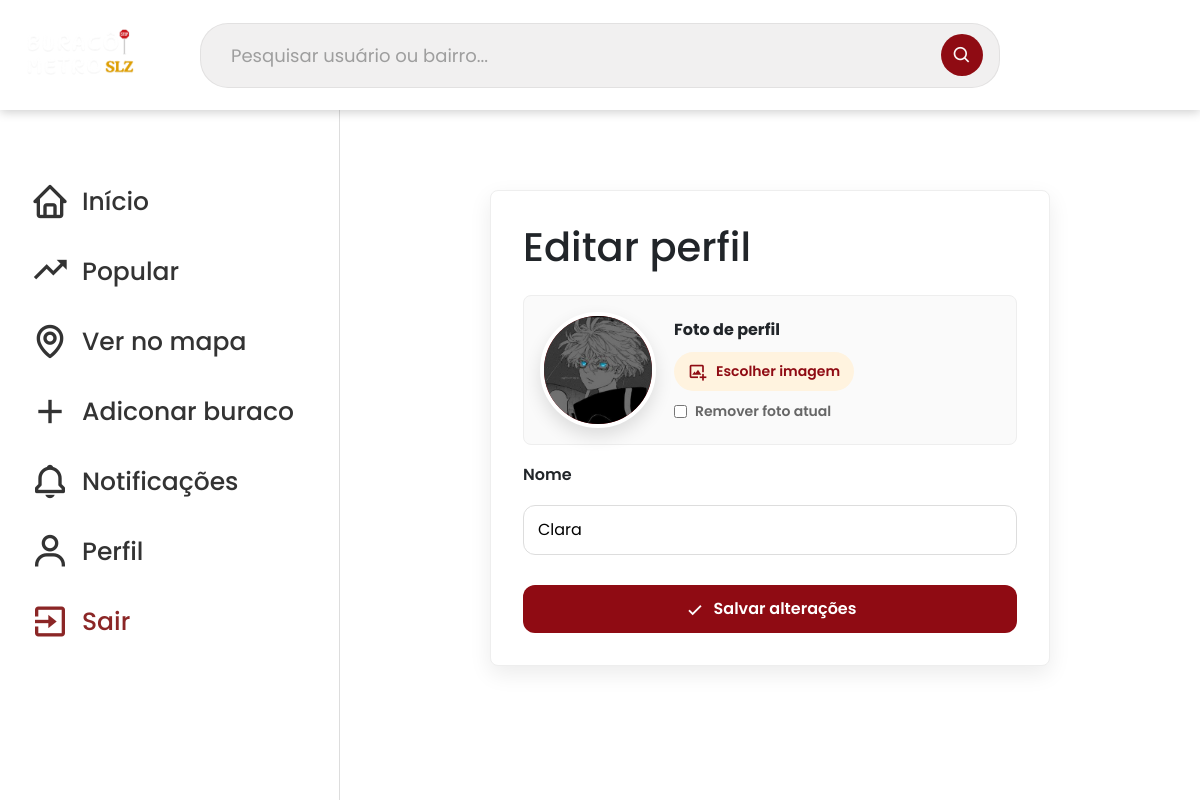
Page /perfil/editar/ (signed in) on the committed database.
### usuarios/models.py (models this page shows, shortened)
class CustomUser(AbstractUser):
    date_of_birth = models.DateField(null=True, blank=True)
    name = models.CharField(max_length=255, null=True, blank=True)
    foto = models.ImageField(upload_to='perfis/', null=True, blank=True)
    postagens_removidas_por_reporte = models.PositiveIntegerField(default=0)
    objects = UserManager()

### usuarios/views.py (the view, shortened to what this page needs)
# urls.py: path('perfil/editar/', editarPerfilView, name='editarPerfilView'),
@login_required
def editarPerfilView(request):
    return render(request, "usuarios/editar_perfil.html")

### principal/context_processors.py (called while the page is built)
def notificacoes_nao_lidas(request):
    if not request.user.is_authenticated:
        return {"notificacoes_nao_lidas": 0}
    return {
        "notificacoes_nao_lidas": Notificacao.objects.filter(
            destinatario=request.user,
            lida=False
        ).count()
    }

### usuarios/templates/usuarios/editar_perfil.html (shortened to what this page needs)
{% extends 'principal/principal.html' %}
{% load static %}
{% block content %}
<div class="editar-perfil-container">
    <h1>Editar perfil</h1>
    <form class="form-editar-perfil" method="POST" enctype="multipart/form-data">
        <div class="editar-foto-area">
            <label class="editar-foto-preview" for="inputFotoPerfil">
                <div id="previewFotoPerfil" class="preview-foto-perfil">
                    {% if request.user.foto %}
                        <img src="{{ request.user.foto.url }}" alt="Foto atual">
                    {% else %}
                        <span>{{ request.user.username|slice:":1"|upper }}</span>
                    {% endif %}
                </div>
            </label>
            <div class="editar-foto-acoes">
                <strong>Foto de perfil</strong>
                <label class="btn-escolher-foto" for="inputFotoPerfil">
                    <i class='bx bx-image-add'></i>
                    Escolher imagem
                </label>
                {% if request.user.foto %}
                    <label class="checkbox-remover">
                        <input type="checkbox" name="remover_foto">
                        Remover foto atual
                    </label>
                {% endif %}
            </div>
        </div>
        <label>Nome</label>
        <input type="text" name="nome" value="{{ request.user.name }}">
        <button type="submit" class="btn-salvar-perfil">
            <i class='bx bx-check'></i>
            Salvar alterações
        </button>
    </form>
</div>
{% endblock %}

### paginas/static/paginas/css/principal.css (style rules this page uses)
* { font-family: "Poppins", sans-serif; margin:0; padding: 0; box-sizing: border-box; }
:root { --espacamanto-conteudo: 50px; --body-color:#ffffff; --sidebar-color: #ffffff; --primary-color: #8f0b13; --primary-color-light: #f6f5ff; --togle-color:#DDDD; --text-color: #707070; --tran-03: all 0.2s ease; --tran-03: all 0.3s ease; --tran-04: all 0.4s ease; --tran-05: all 0.5s ease; }
body { min-height: 100vh; background-color: var(--body-color); }
.editar-perfil-container { max-width: 560px; margin: 60px auto; background: white; padding: 32px; border-radius: 8px; box-shadow: 0 8px 22px rgba(0, 0, 0, 0.08); border: 1px solid #eee; }
.editar-perfil-container h1 { margin-bottom: 24px; }
.form-editar-perfil { display: flex; flex-direction: column; gap: 18px; }
.form-editar-perfil label { font-weight: 600; }
.form-editar-perfil input { padding: 12px 14px; border: 1px solid #ddd; border-radius: 12px; outline: none; }
.editar-foto-area { display: flex; align-items: center; gap: 18px; border: 1px solid #eee; border-radius: 8px; padding: 16px; background: #fafafa; }
.editar-foto-preview { cursor: pointer; }
.preview-foto-perfil { width: 116px; height: 116px; border-radius: 50%; background: #8f0b13; color: white; display: flex; align-items: center; justify-content: center; overflow: hidden; font-size: 42px; font-weight: 700; border: 4px solid white; box-shadow: 0 8px 18px rgba(0,0,0,0.12); }
.preview-foto-perfil img { width: 100%; height: 100%; object-fit: cover; }
.editar-foto-acoes { display: flex; flex-direction: column; align-items: flex-start; gap: 10px; }
.btn-escolher-foto { display: inline-flex; align-items: center; gap: 8px; border-radius: 999px; background: #fff3df; color: #8f0b13; padding: 9px 14px; cursor: pointer; font-size: 14px; font-weight: 700; }
.btn-escolher-foto i { font-size: 20px; }
.form-editar-perfil .btn-salvar-perfil { margin-top: 12px; padding: 12px; border: none; border-radius: 12px; background-color: var(--primary-color); color: white; font-weight: 600; cursor: pointer; display: inline-flex; align-items: center; justify-content: center; gap: 8px; }
.btn-salvar-perfil i { font-size: 22px; }
.checkbox-remover { display: flex; align-items: center; gap: 8px; color: #666; font-size: 14px; font-weight: 500; }
.checkbox-remover input { accent-color: #8f0b13; }

### rows in the picture
CustomUser: user.foto (picture), nome "Clara"
